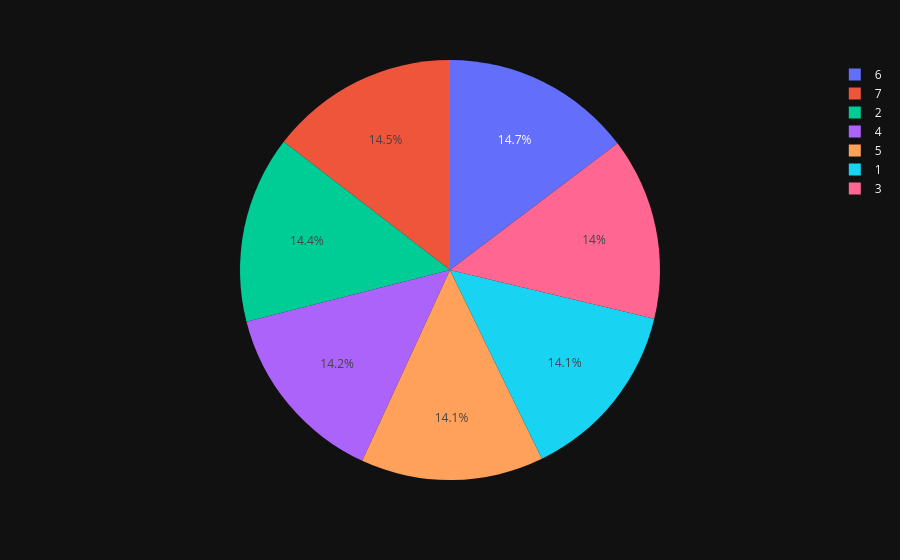

Notebook source saved alongside this figure:
### Code cell
fig_sunburst=px.pie(
    weekly_crime_rate,
    values='count',
    names='crime_week_days',
    template='plotly_dark'
)
fig_sunburst.show()

### Figure 1 — Plotly figure (JSON) as saved in the notebook; plotly's stock layout.template omitted (floating-point values rounded to 4 significant figures)
{"data": [{"domain": {"x": [0, 1], "y": [0, 1]}, "hovertemplate": "crime_week_days=%{label}<br>count=%{value}<extra></extra>", "labels": [1, 2, 3, 4, 5, 6, 7], "legendgroup": "", "name": "", "showlegend": true, "type": "pie", "values": [83286, 85378, 83138, 83967, 83358, 87064, 86178]}], "layout": {"legend": {"tracegroupgap": 0}, "margin": {"t": 60}}}
